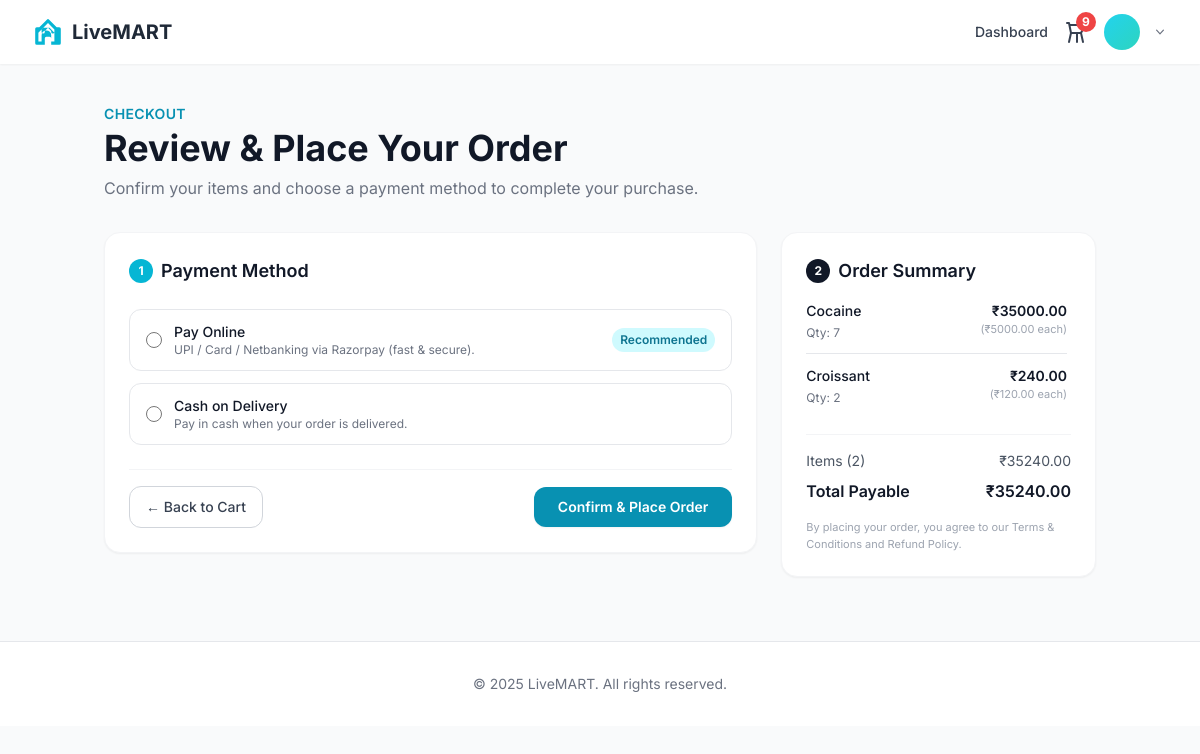
The page /orders/checkout/ (signed in) on the database its author committed.
### store/models.py (models this page shows, shortened)
class CartItem(models.Model):
    cart = models.ForeignKey(Cart, on_delete=models.CASCADE, related_name="items")
    product = models.ForeignKey('store.Product', on_delete=models.CASCADE)
    quantity = models.PositiveIntegerField(default=1)
    added_at = models.DateTimeField(auto_now_add=True)
    class Meta:
        unique_together = ("cart", "product")

class Product(models.Model):
    retailer = models.ForeignKey(
        settings.AUTH_USER_MODEL,
        on_delete=models.CASCADE,
        related_name="products",
        limit_choices_to={"role": "RETAILER"} # Ensure only retailers can be linked
    )
    category = models.ForeignKey(Category, on_delete=models.SET_NULL, null=True, related_name="products")
    name = models.CharField(max_length=255, db_index=True)
    description = models.TextField(blank=True)
    price = models.DecimalField(max_digits=10, decimal_places=2)
    stock_quantity = models.PositiveIntegerField()
    image_url = models.URLField(max_length=1024, blank=True, null=True)
    is_available = models.BooleanField(default=True, verbose_name="Available for sale")
    created_at = models.DateTimeField(auto_now_add=True)
    updated_at = models.DateTimeField(auto_now=True)
    class Meta:
        ordering = ("-created_at",)

### orders/views.py (the view, shortened to what this page needs)
# urls.py: path("checkout/", views.checkout, name="checkout"),
@login_required
@transaction.atomic
def checkout(request):
    cart = get_or_create_cart(request)
    items_qs = cart.items.select_related("product", "product__retailer").all() if getattr(cart, "pk", None) else []
    items = list(items_qs)
    cart_total_items = 0
    cart_total_price = 0.0
    for item in items:
        try:
            qty = int(item.quantity)
        except Exception:
            qty = 0
        cart_total_items += qty
        try:
            unit_price = float(getattr(item, "price", None) or getattr(item.product, "price", 0.0))
        except Exception:
            unit_price = 0.0
        subtotal = qty * unit_price
        item.unit_price = unit_price
        item.subtotal = subtotal
        cart_total_price += subtotal
    if not items:
        return redirect("store:product_list")
    if request.method == "GET":
        return render(
            request,
            "orders/checkout.html",
            {
                "items": items,
                "cart_total_items": cart_total_items,
                "cart_total_price": cart_total_price,
            },
        )

### store/context_processors.py (called while the page is built)
def cart_counts(request) -> Dict[str, object]:
    snap = _build_cart_snapshot(request)
    return {
        "cart_total_items": snap.get("cart_total_items", 0),
        "cart_total_price": snap.get("cart_total_price", 0.0),
        "cart_items": snap.get("cart_items", []),
    }

### store/models.py (called while the page is built)
    @property
    def total_items(self):
        return sum(item.quantity for item in self.items.all())

### store/utils.py (called while the page is built, shortened)
def get_or_create_cart(request):
    if request.user.is_authenticated:
        cart, _ = Cart.objects.get_or_create(user=request.user)
        return cart

### templates/orders/checkout.html (shortened to what this page needs)
{% extends "base.html" %}
{% block content %}
<div class="container mx-auto mt-10 max-w-5xl px-4">
    <div class="mb-8">
        <p class="text-sm uppercase tracking-wide text-cyan-600 font-semibold">
            Checkout
        </p>
        <h1 class="text-3xl md:text-4xl font-bold text-gray-900 mt-1">
            Review & Place Your Order
        </h1>
        <p class="text-gray-500 mt-2 text-sm md:text-base">
            Confirm your items and choose a payment method to complete your purchase.
        </p>
    </div>
    <div class="grid grid-cols-1 lg:grid-cols-3 gap-6">
        <div class="lg:col-span-2 space-y-6">
            <div class="bg-white rounded-2xl shadow-sm border border-gray-100 p-6">
                <h2 class="text-lg font-semibold text-gray-900 mb-4 flex items-center gap-2">
                    <span
                        class="inline-flex items-center justify-center w-6 h-6 rounded-full bg-cyan-500 text-white text-xs font-bold">
                        1
                    </span>
                    Payment Method
                </h2>
                <form method="POST" action="{% url 'orders:checkout' %}" class="space-y-6">
                    <div class="space-y-3">
                        <label class="flex items-center justify-between gap-3 border rounded-xl px-4 py-3 cursor-pointer hover:border-cyan-500 hover:bg-cyan-50 transition">
                            <div class="flex items-center gap-3">
                                <input
                                    type="radio"
                                    name="payment_mode"
                                    value="Online"
                                    class="h-4 w-4 text-cyan-600 border-gray-300 focus:ring-cyan-500"
                                    required
                                >
                                <div>
                                    <div class="text-sm font-medium text-gray-900">
                                        Pay Online
                                    </div>
                                    <div class="text-xs text-gray-500">
                                        UPI / Card / Netbanking via Razorpay (fast & secure).
                                    </div>
                                </div>
                            </div>
                            <span class="text-xs font-semibold px-2 py-1 rounded-full bg-cyan-100 text-cyan-700">
                                Recommended
                            </span>
                        </label>
                        <label class="flex items-center gap-3 border rounded-xl px-4 py-3 cursor-pointer hover:border-cyan-500 hover:bg-cyan-50 transition">
                            <input
                                type="radio"
                                name="payment_mode"
                                value="Cash on Delivery"
                                class="h-4 w-4 text-cyan-600 border-gray-300 focus:ring-cyan-500"
                                required
                            >
                            <div>
                                <div class="text-sm font-medium text-gray-900">
                                    Cash on Delivery
                                </div>
                                <div class="text-xs text-gray-500">
                                    Pay in cash when your order is delivered.
                                </div>
                            </div>
                        </label>
                    </div>
                    <div class="flex flex-col sm:flex-row justify-between items-stretch sm:items-center gap-3 pt-4 border-t border-gray-100 mt-4">
                        <a href="{% url 'store:view_cart' %}"
                           class="inline-flex items-center justify-center px-4 py-2.5 text-sm font-medium border border-gray-300 rounded-xl text-gray-700 hover:bg-gray-50 transition">
                            ← Back to Cart
                        </a>
                        <button type="submit"
                            class="inline-flex items-center justify-center px-6 py-2.5 bg-cyan-600 text-sm font-semibold text-white rounded-xl shadow-sm hover:bg-cyan-700 focus:outline-none focus:ring-2 focus:ring-cyan-500 focus:ring-offset-1 transition">
                            Confirm & Place Order
                        </button>
                    </div>
                </form>
            </div>
        </div>
        <aside class="bg-white rounded-2xl shadow-sm border border-gray-100 p-6 h-fit">
            <h2 class="text-lg font-semibold text-gray-900 mb-4 flex items-center gap-2">
                <span
                    class="inline-flex items-center justify-center w-6 h-6 rounded-full bg-gray-900 text-white text-xs font-bold">
                    2
                </span>
                Order Summary
            </h2>
            <div class="max-h-72 overflow-y-auto pr-1 space-y-3 mb-4">
                {% for item in items %}
                <div class="flex items-start justify-between gap-3 border-b last:border-b-0 pb-3">
                    <div class="flex-1">
                        <p class="text-sm font-medium text-gray-900">
                            {{ item.product.name }}
                        </p>
                        <p class="text-xs text-gray-500 mt-1">
                            Qty: {{ item.quantity }}
                        </p>
                    </div>
                    <div class="text-right">
                        <p class="text-sm font-semibold text-gray-900">
                            ₹{{ item.subtotal|floatformat:2 }}
                        </p>
                        <p class="text-[11px] text-gray-400">
                            (₹{{ item.unit_price|floatformat:2 }} each)
                        </p>
                    </div>
                </div>
                {% endfor %}
            </div>
            <div class="border-t border-gray-100 pt-4 space-y-2 text-sm">
                <div class="flex justify-between text-gray-600">
                    <span>Items ({{ items|length }})</span>
                    <span>₹{{ cart_total_price|floatformat:2 }}</span>
                </div>
                <div class="flex justify-between text-base font-semibold text-gray-900 mt-2">
                    <span>Total Payable</span>
                    <span>₹{{ cart_total_price|floatformat:2 }}</span>
                </div>
            </div>
            <p class="mt-4 text-[11px] text-gray-400">
                By placing your order, you agree to our Terms & Conditions and Refund Policy.
            </p>
        </aside>
    </div>
</div>
{% endblock %}

### templates/base.html (shortened to what this page needs)
<!DOCTYPE html>
<html lang="en">
<head>
    <script src="https://cdn.tailwindcss.com"></script>
</head>
<body class="bg-gray-50 text-gray-800">
    <div x-data="{ cartOpen: false }">
        <nav class="bg-white shadow-sm sticky top-0 z-50">
            <div class="max-w-7xl mx-auto px-4 sm:px-6 lg:px-8">
                <div class="flex justify-between h-16 items-center">
                    <div class="flex-shrink-0 flex items-center">
                        <a href="{% url 'landing_page' %}" class="flex items-center space-x-2">
                            <span class="font-bold text-xl text-gray-800">LiveMART</span>
                        </a>
                    </div>
                    <div class="flex items-center">
                        {% if user.is_authenticated %}
                        <a href="{% url 'dashboard_redirect' %}"
                            class="text-sm font-medium text-gray-700 hover:text-cyan-500 mr-4">Dashboard</a>
                        <button @click="cartOpen = true"
                            class="relative mr-4 text-gray-700 hover:text-cyan-500 focus:outline-none"
                            aria-label="Open cart sidebar">
                            <svg xmlns="http://www.w3.org/2000/svg" class="h-6 w-6" fill="none" viewBox="0 0 24 24"
                                stroke="currentColor" role="img" aria-hidden="true">
                                <path stroke-linecap="round" stroke-linejoin="round" stroke-width="2"
                                    d="M3 3h2l.4 2M7 13h10l4-8H5.4M7 13L5.4 5M7 13l-2 9m12-9l2 9m-6-9v9" />
                            </svg>
                            <span id="cart-badge"
                                class="absolute -top-2 -right-2 bg-red-500 text-white text-xs font-bold h-5 w-5 rounded-full flex items-center justify-center"
                                style="display:none">0</span>
                        </button>
                        <div x-data="{ open: false }" class="relative">
                            <button @click="open = !open" :aria-expanded="open" aria-haspopup="true"
                                class="flex items-center space-x-3 focus:outline-none" title="Account">
                                <div
                                    class="h-9 w-9 rounded-full bg-gradient-to-br from-cyan-400 to-teal-400 flex items-center justify-center text-white font-semibold">
                                </div>
                                <svg class="h-4 w-4 text-gray-500" viewBox="0 0 20 20" fill="currentColor"
                                    aria-hidden="true">
                                    <path fill-rule="evenodd"
                                        d="M5.23 7.21a.75.75 0 011.06.02L10 11.293l3.71-4.06a.75.75 0 111.12 1.0l-4.3 4.71a.75.75 0 01-1.08 0L5.25 8.27a.75.75 0 01-.02-1.06z"
                                        clip-rule="evenodd" />
                                </svg>
                            </button>
                        </div>
                        {% else %}
                        <a href="{% url 'account_login' %}"
                            class="text-sm font-medium text-gray-700 hover:text-cyan-500 mr-4">Sign In</a>
                        <a href="{% url 'account_signup' %}"
                            class="px-4 py-2 text-sm font-medium text-white bg-cyan-500 rounded-lg hover:bg-cyan-600">Create
                            Your Account</a>
                        {% endif %}
                    </div>
                </div>
            </div>
        </nav>
        <main>
            {% block content %}{% endblock %}
        </main>
    </div>
    <footer class="bg-white border-t border-gray-200 mt-16">
        <div class="max-w-7xl mx-auto py-8 px-4 sm:px-6 lg:px-8 text-center text-gray-500 text-sm">
            &copy; 2025 LiveMART. All rights reserved.
        </div>
    </footer>
</body>
</html>

### templates/base.html (style rules this page uses)
body { font-family: 'Inter', sans-serif; }

### rows shown on the page
CartItem: product.name "Cocaine", quantity "7", subtotal "35000.00", unit_price "5000.00"
CartItem: product.name "Croissant", quantity "2", subtotal "240.00", unit_price "120.00"

### other values the page prints
{{ items|length }} "2"
{{ cart_total_price|floatformat:2 }} "35240.00"
